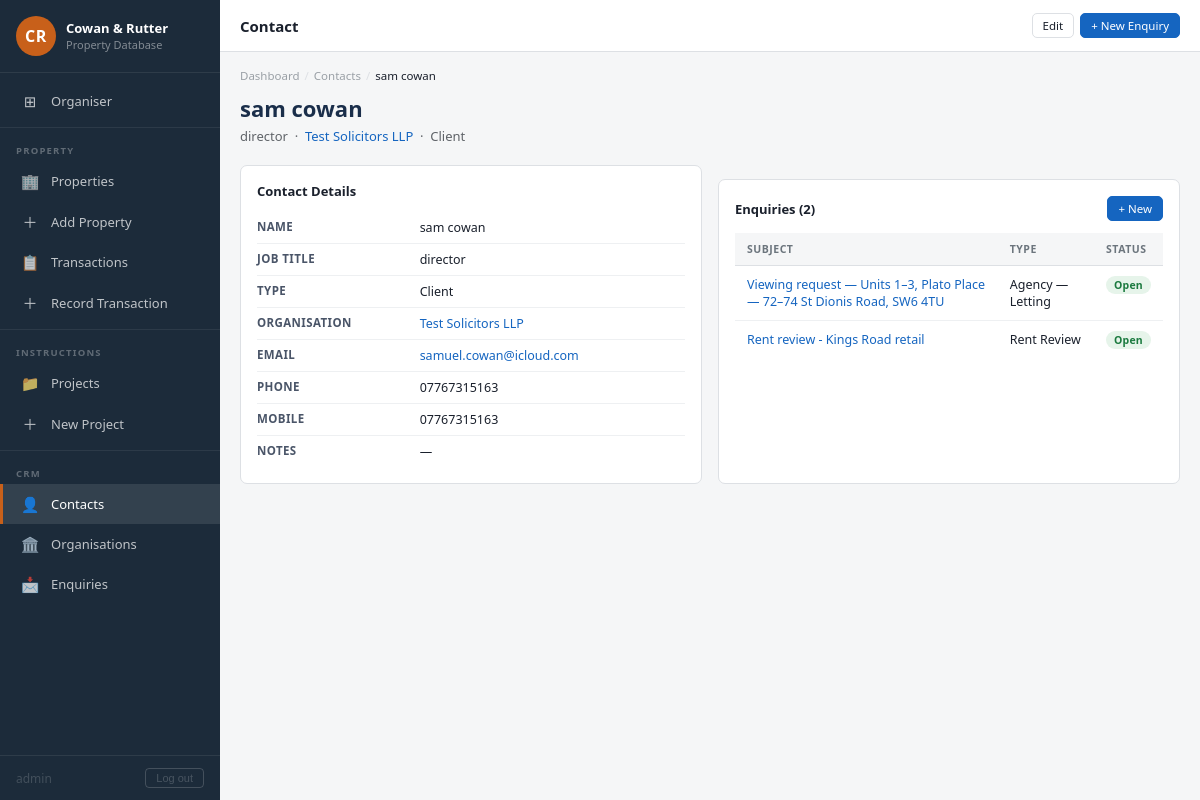
The page /contacts/2 (signed in) on the database its author committed.
### app.py (models this page shows, shortened)
class User(UserMixin, db.Model):
    __tablename__ = 'users'
    id            = db.Column(db.Integer, primary_key=True)
    username      = db.Column(db.String(80), unique=True, nullable=False)
    password_hash = db.Column(db.String(255), nullable=False)

class Contact(db.Model):
    __tablename__ = 'contacts'
    id = db.Column(db.Integer, primary_key=True)
    first_name = db.Column(db.String(100), nullable=False)
    last_name = db.Column(db.String(100), nullable=False)
    job_title = db.Column(db.String(100))
    organisation_id = db.Column(db.Integer, db.ForeignKey('organisations.id'), nullable=True)
    phone = db.Column(db.String(50))
    mobile = db.Column(db.String(50))
    email = db.Column(db.String(120))
    contact_type = db.Column(db.String(50))
    notes        = db.Column(db.Text)
    created_at   = db.Column(db.DateTime, default=datetime.utcnow)
    req_category      = db.Column(db.String(20))   # commercial / residential
    req_property_type = db.Column(db.String(100))  # e.g. Office Suite, Apartment
    req_use_class     = db.Column(db.String(30))   # office / retail / industrial
    req_area          = db.Column(db.String(200))  # preferred area(s), comma separated
    req_size_min      = db.Column(db.Float)
    req_size_max      = db.Column(db.Float)
    req_budget_min    = db.Column(db.Float)
    req_budget_max    = db.Column(db.Float)
    req_budget_unit   = db.Column(db.String(10))   # pa / pcm / sale
    req_notes         = db.Column(db.Text)
    @property
    def full_name(self):
        return f"{self.first_name} {self.last_name}"

class Organisation(db.Model):
    __tablename__ = 'organisations'
    id = db.Column(db.Integer, primary_key=True)
    name = db.Column(db.String(255), nullable=False)
    org_type = db.Column(db.String(50))   # Client, Agent, Solicitor, Developer, Investor, Other
    address = db.Column(db.String(255))
    postcode = db.Column(db.String(20))
    phone = db.Column(db.String(50))
    email = db.Column(db.String(120))
    website = db.Column(db.String(200))
    notes = db.Column(db.Text)
    created_at = db.Column(db.DateTime, default=datetime.utcnow)
    contacts = db.relationship('Contact', backref='organisation', lazy=True)

class Enquiry(db.Model):
    __tablename__ = 'enquiries'
    id = db.Column(db.Integer, primary_key=True)
    subject = db.Column(db.String(255), nullable=False)
    enquiry_type = db.Column(db.String(50))
    status = db.Column(db.String(20), default='Open')  # Open, Won, Lost, On Hold
    property_id = db.Column(db.Integer, db.ForeignKey('properties.id'), nullable=True)
    contact_id = db.Column(db.Integer, db.ForeignKey('contacts.id'), nullable=True)
    organisation_id = db.Column(db.Integer, db.ForeignKey('organisations.id'), nullable=True)
    project_id = db.Column(db.Integer, db.ForeignKey('projects.id'), nullable=True)
    fee_earner = db.Column(db.String(100))
    received_date = db.Column(db.Date)
    notes = db.Column(db.Text)
    created_at = db.Column(db.DateTime, default=datetime.utcnow)
    req_size_min    = db.Column(db.Float)
    req_size_max    = db.Column(db.Float)
    req_budget_min  = db.Column(db.Float)
    req_budget_max  = db.Column(db.Float)
    req_budget_unit = db.Column(db.String(10))  # pa / pcm / sale
    req_use_class   = db.Column(db.String(30))
    req_category    = db.Column(db.String(20))  # commercial / residential
    last_contact_date = db.Column(db.Date)
    next_follow_up    = db.Column(db.Date)
    linked_property = db.relationship('Property', backref='enquiries')
    contact = db.relationship('Contact', backref='enquiries')
    organisation = db.relationship('Organisation', backref='enquiries')
    linked_project = db.relationship('Project', backref='enquiries')

### app.py (the view)
@app.route('/contacts/<int:id>')
def contact_detail(id):
    contact = Contact.query.get_or_404(id)
    return render_template('crm/contact_detail.html', contact=contact)

### app.py (called while the page is built)
@login_manager.user_loader
def load_user(user_id):
    return User.query.get(int(user_id))

@app.before_request
def require_login():
    if request.endpoint in _PUBLIC_ENDPOINTS:
        return
    if not current_user.is_authenticated:
        return redirect(url_for('login', next=request.url))

### templates/crm/contact_detail.html (shortened to what this page needs)
{% extends "base.html" %}
{% block topbar_title %}Contact{% endblock %}
{% block topbar_actions %}
  <a href="{{ url_for('contact_edit', id=contact.id) }}" class="btn btn-outline btn-sm">Edit</a>
  <a href="{{ url_for('enquiry_new') }}" class="btn btn-primary btn-sm">+ New Enquiry</a>
{% endblock %}
{% block content %}
<div class="breadcrumb">
  <a href="{{ url_for('dashboard') }}">Dashboard</a><span class="sep">/</span>
  <a href="{{ url_for('contacts_list') }}">Contacts</a><span class="sep">/</span>
  <span class="current">{{ contact.full_name }}</span>
</div>
<div style="margin-bottom:20px">
  <h2 style="font-size:22px;font-weight:700;color:#1a2e4a">{{ contact.full_name }}</h2>
  <div style="color:#5f6368;font-size:13px;margin-top:4px">
    {% if contact.job_title %}{{ contact.job_title }}{% endif %}
    {% if contact.organisation %} &nbsp;·&nbsp; <a href="{{ url_for('organisation_detail', id=contact.organisation.id) }}">{{ contact.organisation.name }}</a>{% endif %}
    {% if contact.contact_type %} &nbsp;·&nbsp; {{ contact.contact_type }}{% endif %}
  </div>
</div>
<div style="display:grid;grid-template-columns:1fr 1fr;gap:16px">
  <div class="card">
    <div class="card-header"><div class="card-title">Contact Details</div></div>
    <table class="detail-table">
      <tr><td>Name</td><td>{{ contact.full_name }}</td></tr>
      <tr><td>Job Title</td><td>{{ contact.job_title or '—' }}</td></tr>
      <tr><td>Type</td><td>{{ contact.contact_type or '—' }}</td></tr>
      <tr><td>Organisation</td><td>{% if contact.organisation %}<a href="{{ url_for('organisation_detail', id=contact.organisation.id) }}">{{ contact.organisation.name }}</a>{% else %}—{% endif %}</td></tr>
      <tr><td>Email</td><td>{% if contact.email %}<a href="mailto:{{ contact.email }}">{{ contact.email }}</a>{% else %}—{% endif %}</td></tr>
      <tr><td>Phone</td><td>{{ contact.phone or '—' }}</td></tr>
      <tr><td>Mobile</td><td>{{ contact.mobile or '—' }}</td></tr>
      <tr><td>Notes</td><td>{{ contact.notes or '—' }}</td></tr>
    </table>
  </div>
  <div class="card">
    <div class="card-header">
      <div class="card-title">Enquiries ({{ contact.enquiries | length }})</div>
      <a href="{{ url_for('enquiry_new') }}" class="btn btn-sm btn-primary">+ New</a>
    </div>
    {% if contact.enquiries %}
    <table>
      <thead><tr><th>Subject</th><th>Type</th><th>Status</th></tr></thead>
      <tbody>
        {% for e in contact.enquiries %}
        <tr>
          <td><a href="{{ url_for('enquiry_edit', id=e.id) }}">{{ e.subject }}</a></td>
          <td>{{ e.enquiry_type or '—' }}</td>
          <td><span class="badge {{ 'badge-active' if e.status == 'Open' else 'badge-complete' if e.status == 'Won' else 'badge-hold' }}">{{ e.status }}</span></td>
        </tr>
        {% endfor %}
      </tbody>
    </table>
    {% else %}
    <div class="empty-state" style="padding:16px"><p>No enquiries linked.</p></div>
    {% endif %}
  </div>
</div>
{% endblock %}

### templates/base.html (shortened to what this page needs)
<!DOCTYPE html>
<html lang="en">
<head>
  <link rel="stylesheet" href="{{ url_for('static', filename='css/style.css') }}">
</head>
<body>
<div class="shell">
  <nav class="sidebar">
    <div class="sidebar-profile">
      <div class="sidebar-avatar">CR</div>
      <div class="sidebar-profile-info">
        <h2>Cowan &amp; Rutter</h2>
        <p>Property Database</p>
      </div>
    </div>
    <div class="sidebar-nav">
      <a href="{{ url_for('dashboard') }}" class="{{ 'active' if request.endpoint == 'dashboard' else '' }}">
        <span class="nav-icon">⊞</span> Organiser
      </a>
      <div class="nav-divider"></div>
      <div class="nav-section-label">Property</div>
      <a href="{{ url_for('properties_list') }}" class="{{ 'active' if 'propert' in request.endpoint and request.endpoint != 'property_new' else '' }}">
        <span class="nav-icon">🏢</span> Properties
      </a>
      <a href="{{ url_for('property_new') }}" class="{{ 'active' if request.endpoint == 'property_new' else '' }}">
        <span class="nav-icon">＋</span> Add Property
      </a>
      <a href="{{ url_for('transactions_list') }}" class="{{ 'active' if 'transaction' in request.endpoint and request.endpoint != 'transaction_new' else '' }}">
        <span class="nav-icon">📋</span> Transactions
      </a>
      <a href="{{ url_for('transaction_new') }}" class="{{ 'active' if request.endpoint == 'transaction_new' else '' }}">
        <span class="nav-icon">＋</span> Record Transaction
      </a>
      <div class="nav-divider"></div>
      <div class="nav-section-label">Instructions</div>
      <a href="{{ url_for('projects_list') }}" class="{{ 'active' if 'project' in request.endpoint and request.endpoint not in ['project_new','document_add','document_delete'] else '' }}">
        <span class="nav-icon">📁</span> Projects
      </a>
      <a href="{{ url_for('project_new') }}" class="{{ 'active' if request.endpoint == 'project_new' else '' }}">
        <span class="nav-icon">＋</span> New Project
      </a>
      <div class="nav-divider"></div>
      <div class="nav-section-label">CRM</div>
      <a href="{{ url_for('contacts_list') }}" class="{{ 'active' if 'contact' in request.endpoint else '' }}">
        <span class="nav-icon">👤</span> Contacts
      </a>
      <a href="{{ url_for('organisations_list') }}" class="{{ 'active' if 'organisation' in request.endpoint else '' }}">
        <span class="nav-icon">🏛️</span> Organisations
      </a>
      <a href="{{ url_for('enquiries_list') }}" class="{{ 'active' if 'enquir' in request.endpoint else '' }}">
        <span class="nav-icon">📩</span> Enquiries
      </a>
    </div>
    <div class="sidebar-footer" style="display:flex;align-items:center;justify-content:space-between;gap:8px">
      <span style="opacity:0.6;font-size:12px">{{ current_user.username }}</span>
      <form action="{{ url_for('logout') }}" method="post" style="margin:0">
        <button type="submit" style="background:none;border:1px solid rgba(255,255,255,0.25);color:inherit;cursor:pointer;padding:3px 10px;border-radius:4px;font-size:11px;opacity:0.7">Log out</button>
      </form>
    </div>
  </nav>
  <div class="main">
    <div class="topbar">
      <div class="topbar-title">{% block topbar_title %}{% endblock %}</div>
      <div class="topbar-actions">{% block topbar_actions %}{% endblock %}</div>
    </div>
    <div class="content">
      {% block content %}{% endblock %}
    </div>
  </div>
</div>
</body>
</html>

### rows shown on the page
User: username "admin"
Contact: full_name "sam cowan", job_title "director", contact_type "Client", email "samuel.cowan@icloud.com", phone "07767315163", mobile "07767315163", notes "—"
Organisation: organisation.name "Test Solicitors LLP"
Enquiry: subject "Viewing request — Units 1–3, Plato Place — 72–74 St Dionis Road, SW6 4TU", enquiry_type "Agency — Letting", status "Open"
Enquiry: subject "Rent review - Kings Road retail", enquiry_type "Rent Review", status "Open"

### other values the page prints
{{ contact.enquiries | length }} "2"
